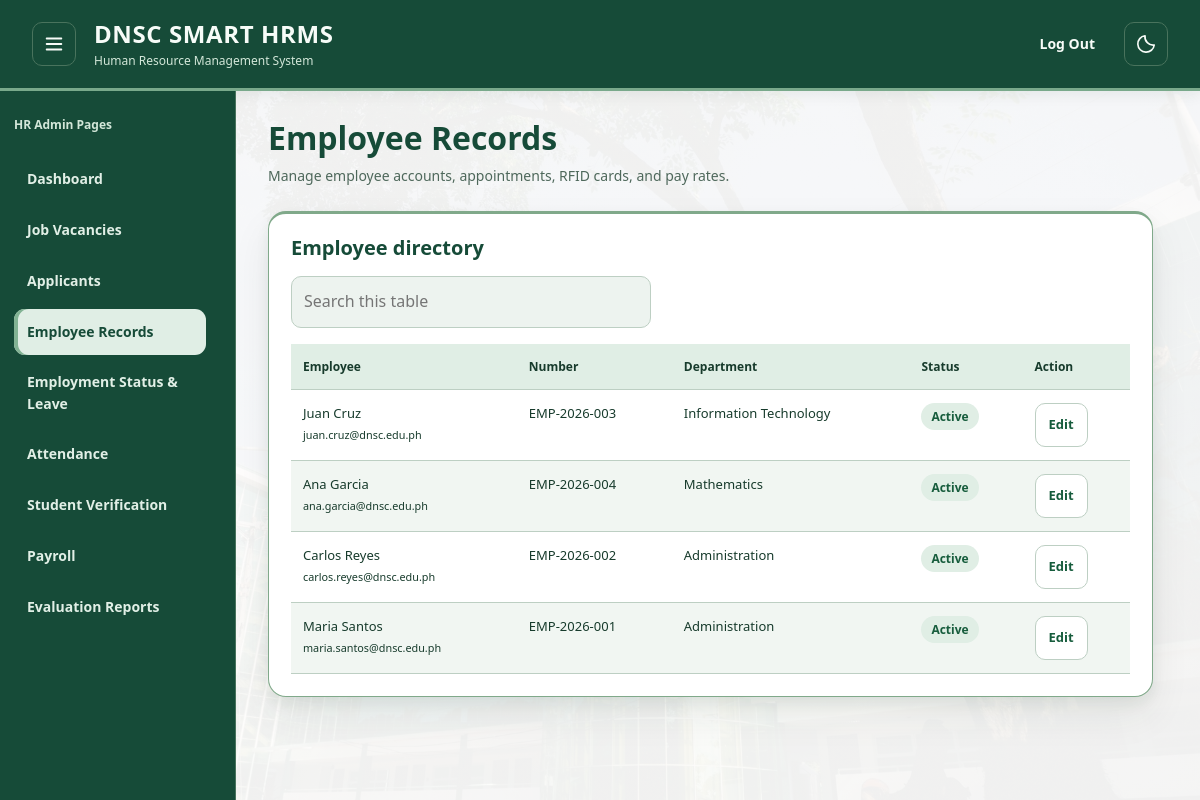
/hr-admin/HR_Admin_Employee_Records.php (signed in), run on the app's committed database.
### tables this page shows
CREATE TABLE `employees` (
  `id` bigint(20) NOT NULL,
  `user_id` bigint(20) NOT NULL,
  `employee_number` varchar(30) NOT NULL,
  `rfid_card_number` varchar(50) DEFAULT NULL,
  `first_name` varchar(50) NOT NULL,
  `middle_name` varchar(50) DEFAULT NULL,
  `last_name` varchar(50) NOT NULL,
  `department_id` bigint(20) NOT NULL,
  `position_title` varchar(100) NOT NULL,
  `is_faculty` tinyint(1) DEFAULT 1,
  `date_hired` date NOT NULL,
  `current_status` enum('active','on_leave','resigned','terminated') DEFAULT 'active',
  `created_at` timestamp NOT NULL DEFAULT current_timestamp(),
  `updated_at` timestamp NOT NULL DEFAULT current_timestamp() ON UPDATE current_timestamp()
);

CREATE TABLE `users` (
  `id` bigint(20) NOT NULL,
  `branch_id` bigint(20) DEFAULT NULL,
  `role_id` int(11) NOT NULL,
  `username` varchar(50) NOT NULL,
  `name` varchar(255) DEFAULT NULL,
  `email` varchar(100) NOT NULL,
  `email_verified_at` timestamp NULL DEFAULT NULL,
  `password_hash` varchar(255) NOT NULL,
  `remember_token` varchar(100) DEFAULT NULL,
  `is_active` tinyint(1) DEFAULT 1,
  `google_sub` varchar(255) DEFAULT NULL,
  `created_at` timestamp NOT NULL DEFAULT current_timestamp(),
  `updated_at` timestamp NOT NULL DEFAULT current_timestamp() ON UPDATE current_timestamp(),
  `session_version` int(11) NOT NULL DEFAULT 1
);

CREATE TABLE `departments` (
  `id` bigint(20) NOT NULL,
  `branch_id` bigint(20) NOT NULL,
  `department_name` varchar(100) NOT NULL,
  `created_at` timestamp NOT NULL DEFAULT current_timestamp(),
  `updated_at` timestamp NOT NULL DEFAULT current_timestamp() ON UPDATE current_timestamp()
);

### hr-admin/HR_Admin_Employee_Records.php (the view, shortened to what this page needs)
<?php
$pdo = db();
function e($v): string
{
    return htmlspecialchars((string)$v, ENT_QUOTES, 'UTF-8');
}
$employees = $pdo->query(
    'SELECT e.id, e.first_name, e.last_name, e.employee_number, e.current_status, u.email, d.department_name
       FROM employees e
       JOIN users u ON u.id = e.user_id
       JOIN departments d ON d.id = e.department_id
      ORDER BY e.last_name, e.first_name'
)->fetchAll();
?>
<!doctype html>
<html lang="en" data-theme="light" data-ready="true">
<head>
  <link rel="stylesheet" href="../assets/navigation.css">
  <link rel="stylesheet" href="../assets/light-theme.css?v=20261028-unified-employee">
</head>
<body class="sidebar-shell">
  <header class="hrms-header has-sidebar-menu"><button type="button" class="hrms-menu icon-button" id="menu-toggle" aria-controls="portal-sidebar" aria-expanded="true" aria-label="Collapse navigation" title="Collapse navigation"><svg viewBox="0 0 24 24" width="22" height="22" fill="none" stroke="currentColor" stroke-width="2" stroke-linecap="round" aria-hidden="true">
        <path d="M4 6h16M4 12h16M4 18h16" />
      </svg></button><a class="hrms-brand"><strong>DNSC SMART HRMS</strong><span>Human Resource Management System</span></a>
    <nav class="hrms-public-nav" aria-label="Main navigation"><a href="../authentication/logout.php" aria-label="Log out and return to sign in">Log Out</a></nav><button type="button" class="icon-button" id="theme-mode" aria-label="Switch to dark mode"></button>
  </header>
  <div class="demo-layout hrms-layout">
    <aside class="demo-sidebar hrms-sidebar" id="portal-sidebar">
      <p class="account-name">HR Admin Pages</p>
      <nav aria-label="Section navigation"><a href="HR_Admin_Dashboard.php">Dashboard</a><a href="HR_Admin_Job_Vacancies.php">Job Vacancies</a><a href="HR_Admin_Applicant_Management.php">Applicants</a><a href="HR_Admin_Employee_Records.php" aria-current="page">Employee Records</a><a href="HR_Admin_Employee_Status.php">Employment Status &amp; Leave</a><a href="HR_Admin_Attendance_Management.php">Attendance</a><a href="HR_Admin_Student_Verification.php">Student Verification</a><a href="HR_Admin_Payroll.php">Payroll</a><a href="HR_Admin_Evaluation_Reports.php">Evaluation Reports</a></nav>
    </aside>
    <main class="demo-main" id="main-content">
      <header class="demo-heading">
        <h1>Employee Records</h1>
        <p>Manage employee accounts, appointments, RFID cards, and pay rates.</p>
      </header>
      <section class="demo-panel">
        <h2>Employee directory</h2>
        <div class="demo-table-wrap">
          <table>
            <thead>
              <tr>
                <th scope="col">Employee</th>
                <th scope="col">Number</th>
                <th scope="col">Department</th>
                <th scope="col">Status</th>
                <th scope="col">Action</th>
              </tr>
            </thead>
            <tbody>
              <?php foreach ($employees as $emp): ?>
              <tr>
                <td>
                  <div><?= e($emp['first_name'] . ' ' . $emp['last_name']) ?></div>
                  <div><small><?= e($emp['email']) ?></small></div>
                </td>
                <td><?= e($emp['employee_number']) ?></td>
                <td><?= e($emp['department_name']) ?></td>
                <td><span class="demo-badge"><?= e(ucfirst(str_replace('_', ' ', (string)$emp['current_status']))) ?></span></td>
                <td><a class="demo-button" href="?edit=<?= (int)$emp['id'] ?>#employee-form">Edit</a></td>
              </tr>
              <?php endforeach; ?>
            </tbody>
          </table>
        </div>
      </section>
    </main>
  </div>
</body>
</html>

### assets/navigation.css (style rules this page uses)
html:has(body.sidebar-shell) { height:100%;overflow:hidden }
body.sidebar-shell { height:100vh;height:100dvh;min-height:0;margin:0;padding:0;display:flex;flex-direction:column;overflow:hidden;font-family:'DM Sans','Segoe UI',sans-serif!important;font-size:14px!important;font-weight:400;line-height:1.6!important }
body.sidebar-shell>header.hrms-header { flex:none;display:grid;grid-template-columns:44px minmax(180px,1fr) auto 44px;align-items:center;gap:18px;width:100%;margin:0;padding:18px 32px;border-bottom:1px solid var(--line);font-family:'DM Sans','Segoe UI',sans-serif;font-size:14px;line-height:1.6 }
body.sidebar-shell>header.hrms-header #menu-toggle { grid-column:1;grid-row:1;order:0;margin:0!important }
body.sidebar-shell>header.hrms-header .hrms-brand { grid-column:2;grid-row:1;margin:0!important;width:auto;min-width:0;gap:3px }
body.sidebar-shell>header.hrms-header .hrms-brand strong { font-family:Outfit,'Segoe UI',sans-serif!important;font-size:24px!important;font-weight:700;line-height:1.35;letter-spacing:.025em }
body.sidebar-shell>header.hrms-header .hrms-brand span { font-family:'DM Sans','Segoe UI',sans-serif;font-size:12px!important;line-height:1.35;letter-spacing:normal }
body.sidebar-shell>header.hrms-header .hrms-public-nav { grid-column:3;grid-row:1;order:0;width:auto;gap:6px;flex-wrap:nowrap;margin:0;align-items:center }
body.sidebar-shell>header.hrms-header .hrms-public-nav a { display:inline-flex;align-items:center;justify-content:center;min-height:44px;margin:0;padding:8px 10px;border:1px solid transparent;border-radius:9px;background:transparent;font-family:'DM Sans','Segoe UI',sans-serif;font-size:14px;line-height:1.6;font-weight:600;text-decoration:none;transform:none!important;transition:background-color .5s ease-in-out,color .5s ease-in-out }
body.sidebar-shell>header.hrms-header #theme-mode { grid-column:4;grid-row:1;display:grid;place-items:center;width:44px;height:44px;min-width:44px;padding:0;margin:0!important;flex:none }
body.sidebar-shell>.hrms-layout { flex:1 1 auto;width:100%;min-height:0!important;height:0;overflow:hidden;align-items:stretch;transition:none!important }
body.sidebar-shell>.hrms-layout>.hrms-sidebar { height:100%;max-height:none;padding:24px 14px;overflow-x:hidden;overflow-y:auto;scrollbar-gutter:stable;border-right:1px solid var(--line);font-family:'DM Sans','Segoe UI',sans-serif!important;font-size:14px!important;line-height:1.6!important;transition:background-color .5s ease-in-out,color .5s ease-in-out,border-color .5s ease-in-out!important }
body.sidebar-shell .hrms-sidebar .account-name { min-width:0;margin:0 0 22px;font-size:12px;font-weight:400;line-height:1.6;overflow-wrap:anywhere }
body.sidebar-shell .hrms-sidebar nav { min-width:0;display:grid;gap:5px;padding:0;margin:0 }
body.sidebar-shell .hrms-sidebar nav a { display:flex;align-items:center;box-sizing:border-box;width:100%;min-height:46px;margin:0;padding:11px 13px;border:0;border-radius:11px;font-family:'DM Sans','Segoe UI',sans-serif!important;font-size:14px!important;font-weight:600!important;line-height:1.6!important;letter-spacing:normal;text-decoration:none;transform:none!important;transition:background-color .5s ease-in-out,color .5s ease-in-out }
body.sidebar-shell .hrms-sidebar nav a[aria-current] { background:var(--slot-bg);color:var(--blue);box-shadow:inset 3px 0 0 var(--blue) }
body.sidebar-shell>.hrms-layout>#main-content { width:100%;height:100%;min-width:0;min-height:0;max-width:none!important;margin:0!important;padding:28px 32px!important;overflow-x:hidden;overflow-y:auto;overscroll-behavior:contain;scrollbar-gutter:stable;font-family:'DM Sans','Segoe UI',sans-serif!important;font-size:14px;line-height:1.6 }
body.sidebar-shell #main-content h1 { font-family:Outfit,'Segoe UI',sans-serif!important;font-size:32px!important;font-weight:700!important;line-height:1.2!important;letter-spacing:normal;margin:0 0 8px }
body.sidebar-shell #main-content h2 { font-family:Outfit,'Segoe UI',sans-serif!important;font-size:20px!important;line-height:1.2!important;font-weight:600!important }
body.sidebar-shell #main-content table { font-family:'DM Sans','Segoe UI',sans-serif;font-size:13px;line-height:1.6 }

### data on the page
employees: first_name+last_name "Juan Cruz", user.email "juan.cruz@dnsc.edu.ph", employee_number "EMP-2026-003", department.department_name "Information Technology", current_status "Active"
employees: first_name+last_name "Ana Garcia", user.email "ana.garcia@dnsc.edu.ph", employee_number "EMP-2026-004", department.department_name "Mathematics", current_status "Active"
employees: first_name+last_name "Carlos Reyes", user.email "carlos.reyes@dnsc.edu.ph", employee_number "EMP-2026-002", department.department_name "Administration", current_status "Active"
employees: first_name+last_name "Maria Santos", user.email "maria.santos@dnsc.edu.ph", employee_number "EMP-2026-001", department.department_name "Administration", current_status "Active"
